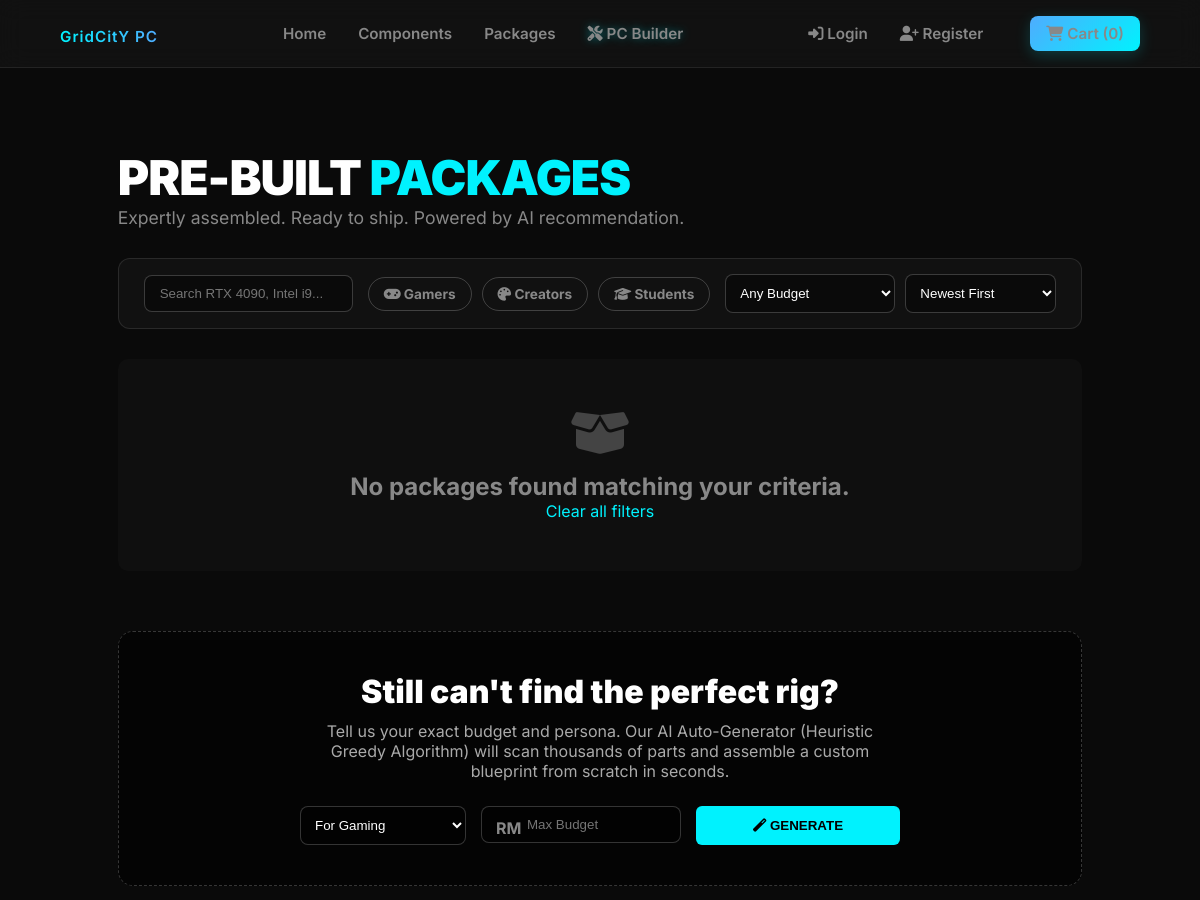
The app's page /packages.php (upper part), older data.
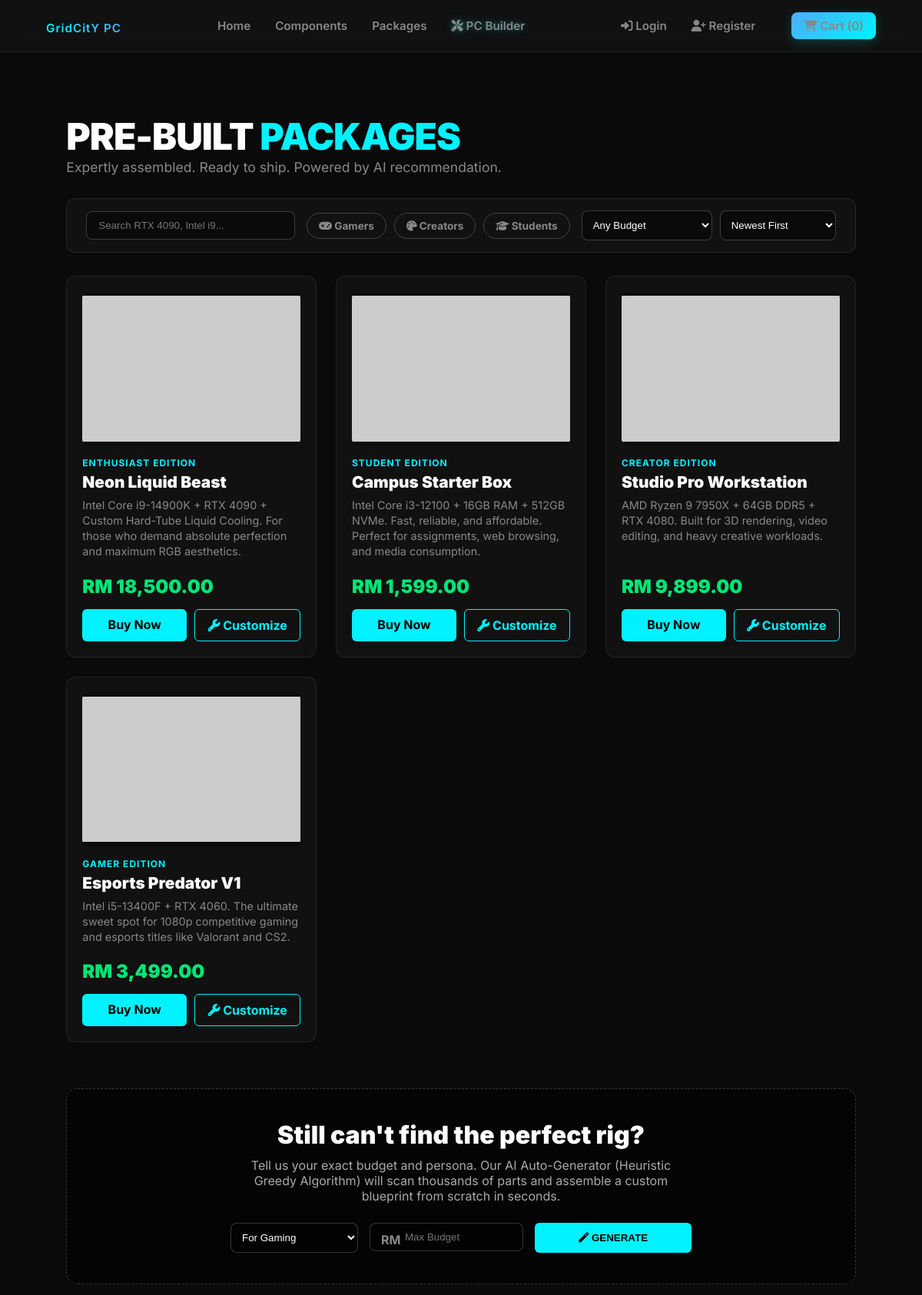
The same page, newer data.
### tables this page shows
CREATE TABLE `packages` (
  `package_id` int(11) NOT NULL,
  `package_name` varchar(100) NOT NULL,
  `description` text DEFAULT NULL,
  `price` decimal(10,2) NOT NULL,
  `image_url` varchar(255) DEFAULT NULL,
  `target_persona` enum('Gamer','Creator','Student','Enthusiast') NOT NULL,
  `stock_status` enum('Available','Out of Stock') DEFAULT 'Available',
  `score_gamer` int(11) DEFAULT 0,
  `score_creator` int(11) DEFAULT 0,
  `score_student` int(11) DEFAULT 0,
  `score_enthusiast` int(11) DEFAULT 0,
  `created_at` timestamp NOT NULL DEFAULT current_timestamp()
);

### packages.php (the view, shortened to what this page needs)
<?php
require_once 'config.php';
$search_query = isset($_GET['search']) ? $conn->real_escape_string($_GET['search']) : '';
$persona_filter = isset($_GET['persona']) ? $conn->real_escape_string($_GET['persona']) : '';
$sort_by = isset($_GET['sort']) ? $_GET['sort'] : '';
$sql = "SELECT * FROM packages WHERE stock_status = 'Available'";
if ($sort_by == 'price_asc') { $sql .= " ORDER BY price ASC"; }
elseif ($sort_by == 'price_desc') { $sql .= " ORDER BY price DESC"; }
else { $sql .= " ORDER BY package_id DESC"; }
$catalog_result = mysqli_query($conn, $sql);
include 'includes/header.php';
?>
<div class="page-container">
    <div style="margin-bottom: 30px;">
        <h1 style="font-size: 3rem; font-weight: 900; color: #fff; margin: 0; letter-spacing: -1px;">PRE-BUILT <span style="color: var(--accent);">PACKAGES</span></h1>
        <p style="color: #888; font-size: 1.1rem;">Expertly assembled. Ready to ship. Powered by AI recommendation.</p>
    </div>
    <form action="packages.php" method="GET" class="filter-bar">
        <input type="text" name="search" class="search-box" placeholder="Search RTX 4090, Intel i9..." value="<?php echo htmlspecialchars($search_query); ?>">
        <div class="pill-group">
            <a href="packages.php?persona=Gamer" class="pill <?php echo $persona_filter == 'Gamer' ? 'active' : ''; ?>"><i class="fas fa-gamepad"></i> Gamers</a>
            <a href="packages.php?persona=Creator" class="pill <?php echo $persona_filter == 'Creator' ? 'active' : ''; ?>"><i class="fas fa-palette"></i> Creators</a>
            <a href="packages.php?persona=Student" class="pill <?php echo $persona_filter == 'Student' ? 'active' : ''; ?>"><i class="fas fa-graduation-cap"></i> Students</a>
        </div>
        <div style="display: flex; gap: 10px;">
            <select name="price" class="select-box" onchange="this.form.submit()">
                <option value="">Any Budget</option>
            </select>
            <select name="sort" class="select-box" onchange="this.form.submit()">
                <option value="new">Newest First</option>
            </select>
        </div>
    </form>
    <div class="pkg-grid">
        <?php if (mysqli_num_rows($catalog_result) > 0): ?>
            <?php while ($pkg = mysqli_fetch_assoc($catalog_result)): ?>
                <div class="pkg-card">
                    <img src="<?php echo htmlspecialchars($pkg['image_url'] ?? 'https://via.placeholder.com/280x200'); ?>" class="pkg-img">
                    <div style="font-size: 0.75rem; color: var(--accent); font-weight: bold; letter-spacing: 1px; margin-bottom: 5px; text-transform: uppercase;">
                        <?php echo htmlspecialchars($pkg['target_persona']); ?> EDITION
                    </div>
                    <div class="pkg-title"><?php echo htmlspecialchars($pkg['package_name']); ?></div>
                    <div class="pkg-desc"><?php echo htmlspecialchars($pkg['description']); ?></div>
                    <div class="pkg-price">RM <?php echo number_format($pkg['price'], 2); ?></div>
                    <div class="btn-group">
                        <a href="cart_add.php?pkg_id=<?php echo $pkg['package_id']; ?>" class="btn-buy">Buy Now</a>
                        <a href="builder_load_package.php?pkg_id=<?php echo $pkg['package_id']; ?>" class="btn-cust"><i class="fas fa-wrench"></i> Customize</a>
                    </div>
                </div>
            <?php endwhile; ?>
        <?php else: ?>
            <div style="grid-column: 1 / -1; text-align: center; padding: 50px; background: rgba(255,255,255,0.02); border-radius: 10px; color: #888;">
                <i class="fas fa-box-open" style="font-size: 3rem; margin-bottom: 15px; color: #444;"></i>
                <h2>No packages found matching your criteria.</h2>
                <a href="packages.php" style="color: var(--accent); text-decoration: none;">Clear all filters</a>
            </div>
        <?php endif; ?>
    </div>
    <div class="engine2-box">
        <h2 style="color: #fff; font-size: 2rem; font-weight: 900; margin-bottom: 10px;">Still can't find the perfect rig?</h2>
        <p style="color: #aaa; margin-bottom: 25px; max-width: 600px; margin-left: auto; margin-right: auto;">
            Tell us your exact budget and persona. Our AI Auto-Generator (Heuristic Greedy Algorithm) will scan thousands of parts and assemble a custom blueprint from scratch in seconds.
        </p>
        <form action="auto_generate.php" method="POST" style="display: flex; gap: 15px; justify-content: center; max-width: 600px; margin: 0 auto;">
            <select name="target_persona" class="select-box" style="flex: 1;" required>
                <option value="Gamer">For Gaming</option>
            </select>
            <div style="position: relative; flex: 1;">
                <span style="position: absolute; left: 15px; top: 12px; color: #888; font-weight: bold;">RM</span>
                <input type="number" name="budget" class="search-box" style="width: 100%; padding-left: 45px;" placeholder="Max Budget" required min="1500" max="20000">
            </div>
            <button type="submit" class="btn-buy" style="border: none; cursor: pointer; padding: 0 30px;"><i class="fas fa-magic"></i> GENERATE</button>
        </form>
    </div>
</div>

### includes/header.php (shortened to what this page needs)
<!DOCTYPE html>
<html lang="en">
<head>
    <link rel="stylesheet" href="css/style.css">
    <link rel="stylesheet" href="https://cdnjs.cloudflare.com/ajax/libs/font-awesome/6.4.0/css/all.min.css">
</head>
<body>
<nav class="navbar">
    <div class="logo">
        <a href="index.php">GridCitY PC</a>
    </div>
    <div class="nav-links">
        <a href="index.php">Home</a>
        <a href="components.php">Components</a>
        <a href="packages.php">Packages</a>
        <a href="builder.php" class="highlight-link"><i class="fas fa-tools"></i> PC Builder</a>
    </div>
    <div class="nav-actions" style="display: flex; align-items: center;">
        <?php if(isset($_SESSION['customer_id'])): ?>
<div class="profile-dropdown" style="position: relative; display: inline-block; margin-right: 15px;">
    <a href="profile.php" style="color: #00f2fe; text-decoration: none; padding-bottom: 5px;">
        <i class="fas fa-user-astronaut"></i> Hi, <?php echo htmlspecialchars($_SESSION['first_name']); ?> <i class="fa-solid fa-chevron-down" style="font-size: 0.8rem; margin-left: 5px;"></i>
    </a>
    <div class="dropdown-content">
        <a href="profile.php"><i class="fa-regular fa-id-badge"></i> My Dashboard</a>
        <a href="my_orders.php"><i class="fa-solid fa-box-open"></i> My Orders</a>
        <a href="wallet_topup.php"><i class="fa-solid fa-wallet"></i> Digital Wallet</a>
        <div style="border-top: 1px solid rgba(255,255,255,0.1); margin: 5px 0;"></div>
        <a href="logout.php" style="color: #ff4d4d;"><i class="fas fa-sign-out-alt"></i> Logout</a>
    </div>
</div>
        <?php else: ?>
            <a href="login.php" style="text-decoration: none;"><i class="fas fa-sign-in-alt"></i> Login</a>
            <a href="register.php" style="text-decoration: none;"><i class="fas fa-user-plus"></i> Register</a>
        <?php endif; ?>
        <a href="cart.php" class="btn btn-primary" style="padding: 8px 16px; margin-left: 15px;">
            <i class="fas fa-shopping-cart"></i> Cart (0)
        </a>
    </div>
</nav>
<main class="main-container">

### css/style.css (style rules this page uses)
:root { --bg-main: #0a0a0a; --bg-surface: #141414; --bg-glass: rgba(20, 20, 20, 0.7); --accent-blue: #00f2fe; --accent-purple: #4facfe; --text-main: #ffffff; --text-muted: #888888; --border-color: rgba(255, 255, 255, 0.08); --border-radius: 12px; --transition-fast: all 0.2s ease-in-out; --transition-smooth: all 0.4s cubic-bezier(0.16, 1, 0.3, 1); }
* { margin: 0; padding: 0; box-sizing: border-box; }
body { background-color: var(--bg-main); color: var(--text-main); font-family: 'Inter', sans-serif; display: flex; flex-direction: column; min-height: 100vh; overflow-x: hidden; }
a { text-decoration: none; color: inherit; }
.navbar { position: sticky; top: 0; z-index: 1000; background: var(--bg-glass); backdrop-filter: blur(12px); -webkit-backdrop-filter: blur(12px); border-bottom: 1px solid var(--border-color); padding: 1rem 5%; display: flex; justify-content: space-between; align-items: center; }
.navbar .logo { font-size: 1.5rem; font-weight: 800; background: linear-gradient(to right, var(--accent-blue), var(--accent-purple)); -webkit-background-clip: text; background-clip: text; -webkit-text-fill-color: transparent; letter-spacing: 1px; }
.nav-links, .nav-actions { display: flex; gap: 2rem; align-items: center; }
.navbar a:not(.logo) { color: var(--text-muted); font-weight: 600; font-size: 0.95rem; transition: var(--transition-fast); }
.nav-links .highlight-link { color: var(--accent-blue); text-shadow: 0 0 10px rgba(0, 242, 254, 0.4); }
.btn { display: inline-block; padding: 12px 28px; border-radius: 8px; font-weight: 600; text-align: center; cursor: pointer; transition: var(--transition-smooth); border: none; }
.btn-primary { background: linear-gradient(135deg, var(--accent-purple), var(--accent-blue)); color: #000; box-shadow: 0 4px 15px rgba(0, 242, 254, 0.2); }
.main-container { width: 90%; max-width: 1200px; margin: 3rem auto 0 auto; flex: 1; display: flex; flex-direction: column; }

### packages.php (style rules this page uses)
:root { --accent: #00f2fe; --dark-bg: #0a0a0a; --card-bg: rgba(255,255,255,0.03); }
.page-container { max-width: 1200px; margin: 2rem auto; padding: 0 20px; font-family: 'Inter', sans-serif; }
.filter-bar { background: var(--card-bg); border: 1px solid rgba(255,255,255,0.1); padding: 15px 25px; border-radius: 12px; margin-bottom: 30px; display: flex; flex-wrap: wrap; gap: 15px; align-items: center; justify-content: space-between; }
.search-box { background: rgba(0,0,0,0.4); border: 1px solid rgba(255,255,255,0.2); color: #fff; padding: 10px 15px; border-radius: 8px; outline: none; flex: 1; min-width: 200px; }
.pill-group { display: flex; gap: 10px; }
.pill { padding: 8px 15px; border-radius: 20px; border: 1px solid rgba(255,255,255,0.2); color: #888; text-decoration: none; font-size: 0.85rem; font-weight: bold; transition: 0.3s; }
.select-box { background: rgba(0,0,0,0.4); border: 1px solid rgba(255,255,255,0.2); color: #fff; padding: 10px; border-radius: 8px; outline: none; }
.pkg-grid { display: grid; grid-template-columns: repeat(auto-fill, minmax(300px, 1fr)); gap: 25px; }
.pkg-card { background: var(--card-bg); border: 1px solid rgba(255,255,255,0.08); border-radius: 12px; padding: 20px; transition: 0.3s; display: flex; flex-direction: column; }
.pkg-img { width: 100%; height: 200px; object-fit: contain; background: rgba(0,0,0,0.3); border-radius: 8px; margin-bottom: 15px; }
.pkg-title { font-size: 1.3rem; font-weight: 900; color: #fff; margin-bottom: 8px; }
.pkg-desc { font-size: 0.9rem; color: #888; flex-grow: 1; margin-bottom: 20px; line-height: 1.4; }
.pkg-price { font-size: 1.5rem; font-weight: 900; color: #00e676; margin-bottom: 15px; }
.btn-group { display: flex; gap: 10px; }
.btn-buy { flex: 1; background: var(--accent); color: #000; text-align: center; padding: 10px; border-radius: 6px; font-weight: bold; text-decoration: none; transition: 0.2s; }
.btn-cust { flex: 1; background: transparent; border: 1px solid var(--accent); color: var(--accent); text-align: center; padding: 10px; border-radius: 6px; font-weight: bold; text-decoration: none; transition: 0.2s; }
.engine2-box { margin-top: 60px; padding: 40px; background: rgba(0,0,0,0.6); border: 1px dashed rgba(255,255,255,0.2); border-radius: 15px; text-align: center; }

Row changes from the older to the newer data that the page shows:
added packages: target_persona "ENTHUSIAST", package_name "Neon Liquid Beast", description "Intel Core i9-14900K + RTX 4090 + Custom Hard-Tube Liquid Cooling. For those who demand absolute perfection and maximum RGB aesthetics.", price "18,500.00"
added packages: target_persona "STUDENT", package_name "Campus Starter Box", description "Intel Core i3-12100 + 16GB RAM + 512GB NVMe. Fast, reliable, and affordable. Perfect for assignments, web browsing, and media consumption.", price "1,599.00"
added packages: target_persona "CREATOR", package_name "Studio Pro Workstation", description "AMD Ryzen 9 7950X + 64GB DDR5 + RTX 4080. Built for 3D rendering, video editing, and heavy creative workloads.", price "9,899.00"
added packages: target_persona "GAMER", package_name "Esports Predator V1", description "Intel i5-13400F + RTX 4060. The ultimate sweet spot for 1080p competitive gaming and esports titles like Valorant and CS2.", price "3,499.00"
Text that changed along with them:
text no longer shown: "No packages found matching your criteria. Clear all filters"
